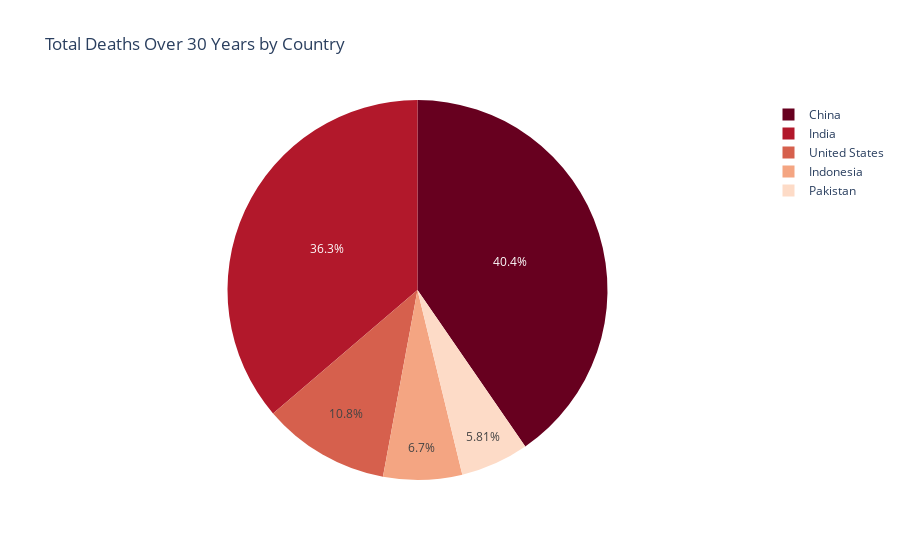

Notebook source saved alongside this figure:
### Code cell
fig = px.pie(Death_over_30_Years, values='Total_Deaths', names='Country/Territory',
             title='Total Deaths Over 30 Years by Country',
             color_discrete_sequence=px.colors.sequential.RdBu) 
fig.show()

### Figure 1 — Plotly figure (JSON) as saved in the notebook; plotly's stock layout.template omitted (floating-point values rounded to 4 significant figures)
{"data": [{"domain": {"x": [0, 1], "y": [0, 1]}, "hovertemplate": "Country/Territory=%{label}<br>Total_Deaths=%{value}<extra></extra>", "labels": ["China", "India", "Indonesia", "Pakistan", "United States"], "legendgroup": "", "name": "", "showlegend": true, "type": "pie", "values": [265408106, 238158165, 44046941, 38151878, 71197802]}], "layout": {"legend": {"tracegroupgap": 0}, "piecolorway": ["rgb(103,0,31)", "rgb(178,24,43)", "rgb(214,96,77)", "rgb(244,165,130)", "rgb(253,219,199)", "rgb(247,247,247)", "rgb(209,229,240)", "rgb(146,197,222)", "rgb(67,147,195)", "rgb(33,102,172)", "rgb(5,48,97)"], "title": {"text": "Total Deaths Over 30 Years by Country"}}}
